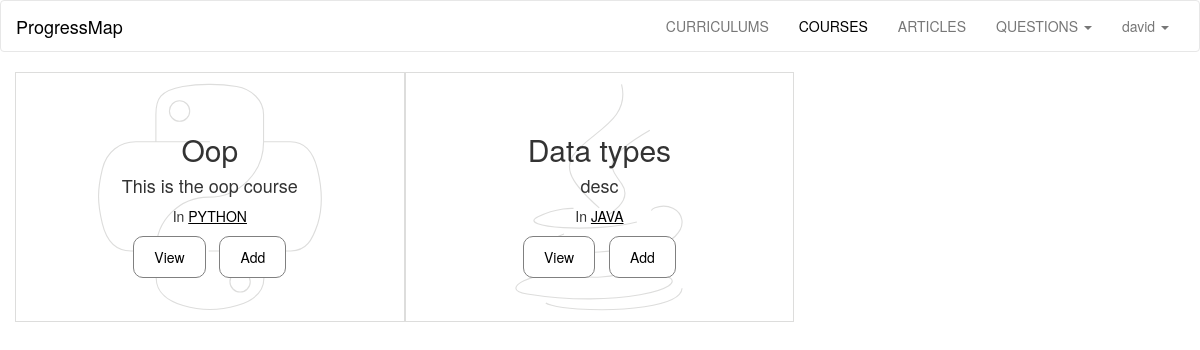
/courses/ (signed in), run on the app's committed database.
### progressMap/models.py (models this page shows, shortened)
class User(db.Model, UserMixin):
	id = db.Column(db.Integer, primary_key = True)
	username = db.Column(db.String(40), unique = True)
	email = db.Column(db.String(120), unique = True)
	password_hash = db.Column(db.String)
	articles =  db.relationship('Articles', backref='user', lazy='dynamic')
	courses =  db.relationship('Courses', backref='user', lazy='dynamic')
	curriculums =  db.relationship('Curriculums', backref='user', lazy='dynamic')
	questions = db.relationship('Questions', backref='user', lazy='dynamic')
	comments = db.relationship('Comments', backref='user', lazy='dynamic')
	completed = db.relationship('Completed', backref='user', lazy='dynamic')
	allContent = db.relationship('AllContent', backref='user', lazy='dynamic')
	@property
	def password(self):
		raise AttributeError('password: write-only field')
	def __repr__(self):
		return '<User %s>' %self.username

class Courses(db.Model):
	id  = db.Column(db.Integer, primary_key = True)
	title = db.Column(db.String(300), nullable=False)
	description = db.Column(db.Text, nullable=False)
	articles =  db.relationship('Articles', backref='course', lazy='dynamic')
	user_id = db.Column(db.Integer, db.ForeignKey('user.id'), nullable=False)
	curriculum_id = db.Column(db.Integer, db.ForeignKey('curriculums.id'), nullable=False)

class Curriculums(db.Model):
	id  = db.Column(db.Integer, primary_key = True)
	title = db.Column(db.String(300), nullable=False)
	description = db.Column(db.Text, nullable=False)
	articles =  db.relationship('Articles', backref='curriculum', lazy='dynamic')
	courses =  db.relationship('Courses', backref='curriculum', lazy='dynamic')
	user_id = db.Column(db.Integer, db.ForeignKey('user.id'), nullable=False)

### progressMap/courses/views.py (the view)
@courses.route('/', defaults={'page':'all'})
@courses.route('/<page>')
def show(page):
	if page == 'all':
		coursesList = models.getFromDb(models.Courses, 6)
		return render_template('courses.html', coursesList=coursesList)
	elif page == models.getByTitle(models.Courses, page).title:
		course = models.getByTitle(models.Courses, page)
		return render_template('showCourse.html', course=course)
	else:
		abort(404)

### progressMap/main/views.py (called while the page is built)
@login_manager.user_loader
def load_user(userid):
    return models.User.query.get(int(userid))

### progressMap/models.py (called while the page is built)
def getFromDb(className, num):
	return className.query.order_by(desc(className.title)).limit(num)

### progressMap/templates/courses.html (shortened to what this page needs)
{% extends 'base.html' %}
{% block courses_link %}
<li><a class="active" href="{{ url_for('courses.show')}}">COURSES</a></li>
{% endblock %}
{% block content %}
{% if coursesList %}
	<section class="container-fluid content">
	{% for course in coursesList %}
	<section class="text-center tile">
		<article class="title {{course.curriculum.title}}">
			<br /><br /><br />
			<h2 style="margin-top: 0px;">{{ course.title.capitalize() }}</h2>
			<h4 class="desc">
				{{ course.description }}
			</h4>
			<p class="date underline">
			In <a href="{{ url_for('curriculums.show', page=course.curriculum.title)}}">{{ course.curriculum.title.upper() }}</a>
			</p>
			<a class="linkButton" href="{{ url_for('courses.show', page=course.title)}}">
			<button class="button">View</button>
			</a>
			<a class="linkButton" href="{{ url_for('user.addCourseContent', username=current_user, courseName=course.title, id=course.id, endPoint='courses', path='return')}}">
			<button class="button">Add</button>
			</a>
		</article>
	</section>
	{% else %}
	<section>
		<h4>No course added yet.</h4>
	</section>
	{% endfor %}
	</section>
{% endif %}
{% endblock %}

### progressMap/templates/base.html (shortened to what this page needs)
<!doctype html>
<html>
<head>
	<link rel="stylesheet" href="{{ url_for('static', filename='css/bootstrap.min.css') }}">
	<link rel='stylesheet' href="{{ url_for('static', filename='css/main.css') }}">
</head>
<body>
	<nav class="navbar navbar-default">
		<div class="container-fluid">
			<div class="navbar-header">
				<a class="navbar-brand active" href="{{ url_for('main.show', page='map') }}">
					ProgressMap
				</a>
			</div>
			<div class="collapse navbar-collapse" id="myNavbar">
				<ul class="nav navbar-nav navbar-right nav-items text-center">
					{% block curriculums_link %}
  					<li><a href="{{ url_for('curriculums.show')}}">CURRICULUMS</a></li>
					{% endblock %}
					{% block courses_link %}{% endblock %}
					{% block articles_link %}
  					<li><a href="{{ url_for('articles.show')}}">ARTICLES</a></li>
					{% endblock %}
					{% block questions_link %}
					<li class="dropdown">
                        <a class="dropdown-toggle" data-toggle="dropdown" href="#">QUESTIONS
                            <span class="caret"></span></a>
                    </li>
					{% endblock %}
					{% block user_link %}
					{% if current_user.is_authenticated %}
					<li class="dropdown">
                        <a class="dropdown-toggle" data-toggle="dropdown" href="#">{{current_user.username}}
                            <span class="caret"></span></a>
                    </li>
					{% else %}
					<li><a href="{{ url_for('main.show', page='login') }}">LOGIN</a>
					</li>
					{% endif %}
					{% endblock %}
				</ul>
			</div>
		</div>
	</nav>
	{% block content %}{% endblock %}
</body>
</html>

### progressMap/static/css/main.css (style rules this page uses)
a { color: black; text-decoration: none; }
a.linkButton { margin: 5px; }
.underline a { color: black; text-decoration: underline; }
.navbar-default .navbar-nav>li>a.active { color: black; }
.navbar-default { background-color: white; }
.navbar-default .navbar-brand { color: black; }
.button { padding: 10px 20px; border: 1px solid gray; border-radius: 10px; background-color: white; }
.content { background-color: white; }
@media screen and (min-width: 768px) { .tile { width: 33.3%; height: 250px; float: left; border: 1px solid #DDDDDC; } }
.python { background: url(/static/img/python.svg) no-repeat; }
.java { background: url(/static/img/java.svg) no-repeat; }
.title { height: 100%; padding: 0; background-position: center; }

### data on the page
User: username "david"
Courses: shows a picture, title "Oop", description "This is the oop course", curriculum "PYTHON"
Courses: shows a picture, title "Data types", description "desc", curriculum "JAVA"
